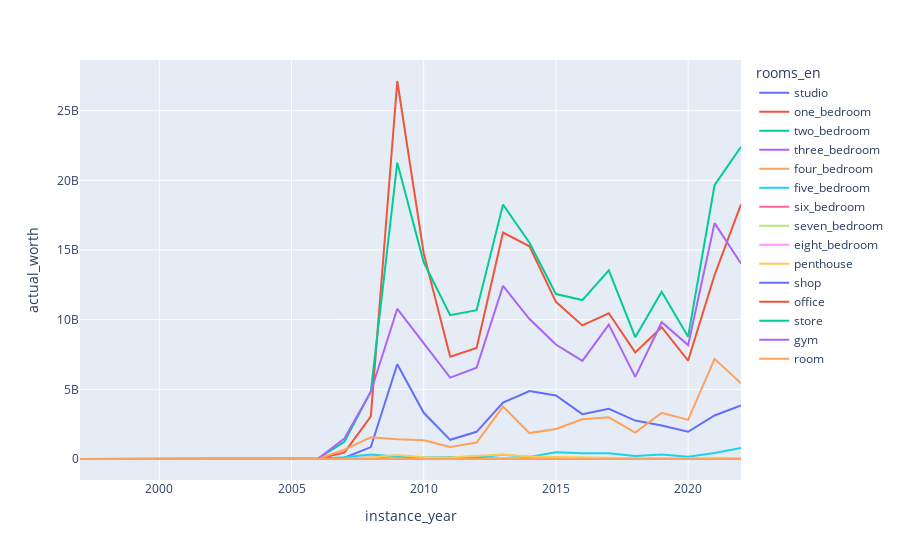

Notebook code for this chart:
### Markdown cell above
# Property Type By Year

### Code cell
plot_df = dld_sub.groupby(["instance_year", "rooms_en"], as_index=False)["actual_worth"].agg(sum)
    
px.line(
    data_frame=plot_df,
    x="instance_year",
    y="actual_worth",
    color="rooms_en"
)

### Figure 1 — Plotly figure (JSON) as saved in the notebook; plotly's stock layout.template omitted (floating-point values rounded to 4 significant figures)
{"data": [{"hovertemplate": "rooms_en=studio<br>instance_year=%{x}<br>actual_worth=%{y}<extra></extra>", "legendgroup": "studio", "line": {"color": "#636efa", "dash": "solid"}, "marker": {"symbol": "circle"}, "mode": "lines", "name": "studio", "orientation": "v", "showlegend": true, "type": "scatter", "x": [1997, 1998, 1999, 2000, 2001, 2002, 2003, 2004, 2005, 2006, 2007, 2008, 2009, 2010, 2011, 2012, 2013, 2014, 2015, 2016, 2017, 2018, 2019, 2020, 2021, 2022], "xaxis": "x", "y": [0, 0, 0, 0, 0, 0, 0, 252000, 927410, 1636055, 91821586, 856378666, 6799311945, 3314792314, 1376178222, 1949832925, 4051076145, 4881636236, 4563707424, 3217360883, 3605476833, 2756770587, 2403762162, 1953726388, 3125658174, 3838942260], "yaxis": "y"}, {"hovertemplate": "rooms_en=one_bedroom<br>instance_year=%{x}<br>actual_worth=%{y}<extra></extra>", "legendgroup": "one_bedroom", "line": {"color": "#EF553B", "dash": "solid"}, "marker": {"symbol": "circle"}, "mode": "lines", "name": "one_bedroom", "orientation": "v", "showlegend": true, "type": "scatter", "x": [1997, 1998, 1999, 2000, 2001, 2002, 2003, 2004, 2005, 2006, 2007, 2008, 2009, 2010, 2011, 2012, 2013, 2014, 2015, 2016, 2017, 2018, 2019, 2020, 2021, 2022], "xaxis": "x", "y": [0, 0, 0, 0, 0, 0, 0, 5784700, 12892636, 11013083, 463635565, 3059978921, 27131040203, 14771163516, 7341464671, 7975594624, 16254893203, 15264824956, 11280161602, 9589468051, 10462178722, 7654187599, 9459320836, 7064546630, 13196855153, 18269470490], "yaxis": "y"}, {"hovertemplate": "rooms_en=two_bedroom<br>instance_year=%{x}<br>actual_worth=%{y}<extra></extra>", "legendgroup": "two_bedroom", "line": {"color": "#00cc96", "dash": "solid"}, "marker": {"symbol": "circle"}, "mode": "lines", "name": "two_bedroom", "orientation": "v", "showlegend": true, "type": "scatter", "x": [1997, 1998, 1999, 2000, 2001, 2002, 2003, 2004, 2005, 2006, 2007, 2008, 2009, 2010, 2011, 2012, 2013, 2014, 2015, 2016, 2017, 2018, 2019, 2020, 2021, 2022], "xaxis": "x", "y": [0, 0, 0, 0, 0, 0, 0, 24941000, 15894845, 29755422, 1228685381, 4843630502, 21271121602, 14120419381, 10323940447, 10679336131, 18258338697, 15524023662, 11837671248, 11407184327, 13540969957, 8743150810, 12001858985, 8778633213, 19648683224, 22407207174], "yaxis": "y"}, {"hovertemplate": "rooms_en=three_bedroom<br>instance_year=%{x}<br>actual_worth=%{y}<extra></extra>", "legendgroup": "three_bedroom", "line": {"color": "#ab63fa", "dash": "solid"}, "marker": {"symbol": "circle"}, "mode": "lines", "name": "three_bedroom", "orientation": "v", "showlegend": true, "type": "scatter", "x": [1997, 1998, 1999, 2000, 2001, 2002, 2003, 2004, 2005, 2006, 2007, 2008, 2009, 2010, 2011, 2012, 2013, 2014, 2015, 2016, 2017, 2018, 2019, 2020, 2021, 2022], "xaxis": "x", "y": [0, 0, 0, 0, 0, 0, 0, 18176000, 6150000, 7232500, 1474290678, 4830152805, 10779752681, 8282043542, 5844580830, 6550616974, 12432438053, 10045063341, 8213466997, 7041209413, 9645395947, 5892227721, 9818421180, 8175083873, 16928232825, 14030203929], "yaxis": "y"}, {"hovertemplate": "rooms_en=four_bedroom<br>instance_year=%{x}<br>actual_worth=%{y}<extra></extra>", "legendgroup": "four_bedroom", "line": {"color": "#FFA15A", "dash": "solid"}, "marker": {"symbol": "circle"}, "mode": "lines", "name": "four_bedroom", "orientation": "v", "showlegend": true, "type": "scatter", "x": [1997, 1998, 1999, 2000, 2001, 2002, 2003, 2004, 2005, 2006, 2007, 2008, 2009, 2010, 2011, 2012, 2013, 2014, 2015, 2016, 2017, 2018, 2019, 2020, 2021, 2022], "xaxis": "x", "y": [0, 0, 0, 0, 0, 0, 0, 0, 0, 0, 668421056, 1554894694, 1422777889, 1339038939, 866156988, 1182061397, 3757485890, 1859912981, 2157849404, 2847189197, 2989926057, 1899702480, 3312617348, 2803928234, 7186310148, 5431527015], "yaxis": "y"}, {"hovertemplate": "rooms_en=five_bedroom<br>instance_year=%{x}<br>actual_worth=%{y}<extra></extra>", "legendgroup": "five_bedroom", "line": {"color": "#19d3f3", "dash": "solid"}, "marker": {"symbol": "circle"}, "mode": "lines", "name": "five_bedroom", "orientation": "v", "showlegend": true, "type": "scatter", "x": [1997, 1998, 1999, 2000, 2001, 2002, 2003, 2004, 2005, 2006, 2007, 2008, 2009, 2010, 2011, 2012, 2013, 2014, 2015, 2016, 2017, 2018, 2019, 2020, 2021, 2022], "xaxis": "x", "y": [0, 0, 0, 0, 0, 0, 0, 0, 0, 0, 130554269, 323593002, 177385378, 114863461, 144667341, 111556998, 303017033, 136749191, 479691076, 419072209, 418685063, 212825308, 315892287, 170409005, 433243886, 792822197], "yaxis": "y"}, {"hovertemplate": "rooms_en=six_bedroom<br>instance_year=%{x}<br>actual_worth=%{y}<extra></extra>", "legendgroup": "six_bedroom", "line": {"color": "#FF6692", "dash": "solid"}, "marker": {"symbol": "circle"}, "mode": "lines", "name": "six_bedroom", "orientation": "v", "showlegend": true, "type": "scatter", "x": [1997, 1998, 1999, 2000, 2001, 2002, 2003, 2004, 2005, 2006, 2007, 2008, 2009, 2010, 2011, 2012, 2013, 2014, 2015, 2016, 2017, 2018, 2019, 2020, 2021, 2022], "xaxis": "x", "y": [0, 0, 0, 0, 0, 0, 0, 0, 0, 0, 38608919, 99266717, 18726412, 37225394, 20505095, 40026411, 42779751, 38647850, 20075000, 26681776, 42278670, 28887613, 14059940, 12495000, 20080000, 14265000], "yaxis": "y"}, {"hovertemplate": "rooms_en=seven_bedroom<br>instance_year=%{x}<br>actual_worth=%{y}<extra></extra>", "legendgroup": "seven_bedroom", "line": {"color": "#B6E880", "dash": "solid"}, "marker": {"symbol": "circle"}, "mode": "lines", "name": "seven_bedroom", "orientation": "v", "showlegend": true, "type": "scatter", "x": [1997, 1998, 1999, 2000, 2001, 2002, 2003, 2004, 2005, 2006, 2007, 2008, 2009, 2010, 2011, 2012, 2013, 2014, 2015, 2016, 2017, 2018, 2019, 2020, 2021, 2022], "xaxis": "x", "y": [0, 0, 0, 0, 0, 0, 0, 0, 0, 0, 0, 0, 0, 0, 0, 0, 4655000, 0, 0, 0, 0, 0, 0, 0, 0, 0], "yaxis": "y"}, {"hovertemplate": "rooms_en=eight_bedroom<br>instance_year=%{x}<br>actual_worth=%{y}<extra></extra>", "legendgroup": "eight_bedroom", "line": {"color": "#FF97FF", "dash": "solid"}, "marker": {"symbol": "circle"}, "mode": "lines", "name": "eight_bedroom", "orientation": "v", "showlegend": true, "type": "scatter", "x": [1997, 1998, 1999, 2000, 2001, 2002, 2003, 2004, 2005, 2006, 2007, 2008, 2009, 2010, 2011, 2012, 2013, 2014, 2015, 2016, 2017, 2018, 2019, 2020, 2021, 2022], "xaxis": "x", "y": [0, 0, 0, 0, 0, 0, 0, 0, 0, 0, 0, 0, 0, 0, 0, 0, 0, 0, 0, 0, 0, 0, 0, 0, 0, 0], "yaxis": "y"}, {"hovertemplate": "rooms_en=penthouse<br>instance_year=%{x}<br>actual_worth=%{y}<extra></extra>", "legendgroup": "penthouse", "line": {"color": "#FECB52", "dash": "solid"}, "marker": {"symbol": "circle"}, "mode": "lines", "name": "penthouse", "orientation": "v", "showlegend": true, "type": "scatter", "x": [1997, 1998, 1999, 2000, 2001, 2002, 2003, 2004, 2005, 2006, 2007, 2008, 2009, 2010, 2011, 2012, 2013, 2014, 2015, 2016, 2017, 2018, 2019, 2020, 2021, 2022], "xaxis": "x", "y": [0, 0, 0, 0, 0, 0, 0, 0, 0, 4132500, 22356800, 99588950, 295771204, 117191804, 113539537, 232118536, 322101687, 176959817, 145185443, 78872421, 62016299, 62628132, 39208950, 30715000, 96499059, 59325700], "yaxis": "y"}, {"hovertemplate": "rooms_en=shop<br>instance_year=%{x}<br>actual_worth=%{y}<extra></extra>", "legendgroup": "shop", "line": {"color": "#636efa", "dash": "solid"}, "marker": {"symbol": "circle"}, "mode": "lines", "name": "shop", "orientation": "v", "showlegend": true, "type": "scatter", "x": [1997, 1998, 1999, 2000, 2001, 2002, 2003, 2004, 2005, 2006, 2007, 2008, 2009, 2010, 2011, 2012, 2013, 2014, 2015, 2016, 2017, 2018, 2019, 2020, 2021, 2022], "xaxis": "x", "y": [0, 0, 0, 0, 0, 0, 0, 0, 0, 0, 0, 2104989, 15269778, 13375589, 4224893, 11118876, 1394800, 4627500, 3639275, 1000000, 0, 0, 0, 1700000, 2025200, 0], "yaxis": "y"}, {"hovertemplate": "rooms_en=office<br>instance_year=%{x}<br>actual_worth=%{y}<extra></extra>", "legendgroup": "office", "line": {"color": "#EF553B", "dash": "solid"}, "marker": {"symbol": "circle"}, "mode": "lines", "name": "office", "orientation": "v", "showlegend": true, "type": "scatter", "x": [1997, 1998, 1999, 2000, 2001, 2002, 2003, 2004, 2005, 2006, 2007, 2008, 2009, 2010, 2011, 2012, 2013, 2014, 2015, 2016, 2017, 2018, 2019, 2020, 2021, 2022], "xaxis": "x", "y": [0, 0, 0, 0, 0, 0, 0, 0, 0, 0, 0, 0, 0, 0, 0, 0, 0, 0, 4018800, 0, 0, 0, 0, 0, 0, 2700000], "yaxis": "y"}, {"hovertemplate": "rooms_en=store<br>instance_year=%{x}<br>actual_worth=%{y}<extra></extra>", "legendgroup": "store", "line": {"color": "#00cc96", "dash": "solid"}, "marker": {"symbol": "circle"}, "mode": "lines", "name": "store", "orientation": "v", "showlegend": true, "type": "scatter", "x": [1997, 1998, 1999, 2000, 2001, 2002, 2003, 2004, 2005, 2006, 2007, 2008, 2009, 2010, 2011, 2012, 2013, 2014, 2015, 2016, 2017, 2018, 2019, 2020, 2021, 2022], "xaxis": "x", "y": [0, 0, 0, 0, 0, 0, 0, 0, 0, 0, 0, 0, 0, 0, 0, 0, 0, 0, 0, 0, 0, 0, 0, 0, 0, 0], "yaxis": "y"}, {"hovertemplate": "rooms_en=gym<br>instance_year=%{x}<br>actual_worth=%{y}<extra></extra>", "legendgroup": "gym", "line": {"color": "#ab63fa", "dash": "solid"}, "marker": {"symbol": "circle"}, "mode": "lines", "name": "gym", "orientation": "v", "showlegend": true, "type": "scatter", "x": [1997, 1998, 1999, 2000, 2001, 2002, 2003, 2004, 2005, 2006, 2007, 2008, 2009, 2010, 2011, 2012, 2013, 2014, 2015, 2016, 2017, 2018, 2019, 2020, 2021, 2022], "xaxis": "x", "y": [0, 0, 0, 0, 0, 0, 0, 0, 0, 0, 0, 0, 0, 0, 0, 0, 0, 0, 0, 0, 0, 0, 0, 0, 0, 0], "yaxis": "y"}, {"hovertemplate": "rooms_en=room<br>instance_year=%{x}<br>actual_worth=%{y}<extra></extra>", "legendgroup": "room", "line": {"color": "#FFA15A", "dash": "solid"}, "marker": {"symbol": "circle"}, "mode": "lines", "name": "room", "orientation": "v", "showlegend": true, "type": "scatter", "x": [1997, 1998, 1999, 2000, 2001, 2002, 2003, 2004, 2005, 2006, 2007, 2008, 2009, 2010, 2011, 2012, 2013, 2014, 2015, 2016, 2017, 2018, 2019, 2020, 2021, 2022], "xaxis": "x", "y": [0, 0, 0, 0, 0, 0, 0, 0, 0, 0, 0, 0, 25783673, 0, 2847290, 1762380, 12362458, 841725, 170000, 1242246, 2650000, 575000, 1646363, 320000, 790000, 2396813], "yaxis": "y"}], "layout": {"autosize": true, "legend": {"title": {"text": "rooms_en"}, "tracegroupgap": 0}, "margin": {"t": 60}, "xaxis": {"anchor": "y", "autorange": true, "domain": [0, 1], "range": [1997, 2022], "title": {"text": "instance_year"}, "type": "linear"}, "yaxis": {"anchor": "x", "autorange": true, "domain": [0, 1], "range": [-1507000000.0, 28640000000.0], "title": {"text": "actual_worth"}, "type": "linear"}}}
